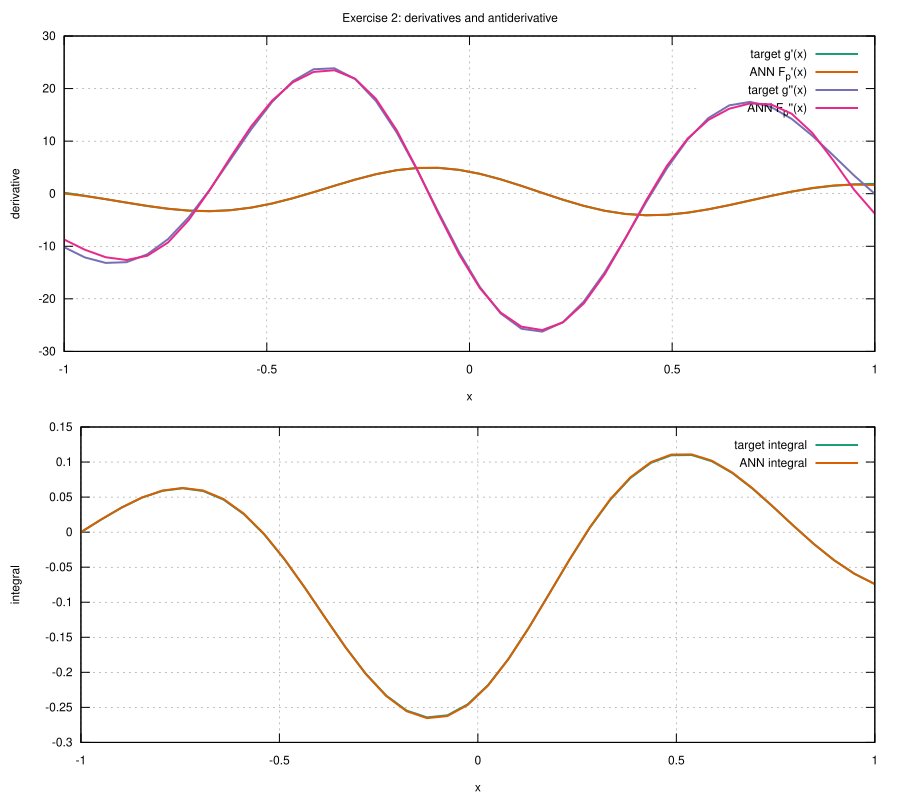

Reproduce this figure in gnuplot.
set terminal svg enhanced size 800,600 background rgb "white"
set terminal svg size 900,800 enhanced font 'Helvetica,12'
set output 'plot_derivatives.svg'
set multiplot layout 2,1 title 'Exercise 2: derivatives and antiderivative'
set grid
set key top right
set xlabel 'x'
set ylabel 'derivative'
plot 'ann_derivatives.data' using 1:2 with lines lw 2 lc rgb '#1b9e77' title "target g'(x)", \
     'ann_derivatives.data' using 1:3 with lines lw 2 lc rgb '#d95f02' title "ANN F_p'(x)", \
     'ann_derivatives.data' using 1:4 with lines lw 2 lc rgb '#7570b3' title "target g''(x)", \
     'ann_derivatives.data' using 1:5 with lines lw 2 lc rgb '#e7298a' title "ANN F_p''(x)"
set ylabel 'integral'
set xlabel 'x'
plot 'ann_derivatives.data' using 1:6 with lines lw 2 lc rgb '#1b9e77' title 'target integral', \
     'ann_derivatives.data' using 1:7 with lines lw 2 lc rgb '#d95f02' title 'ANN integral'
unset multiplot
